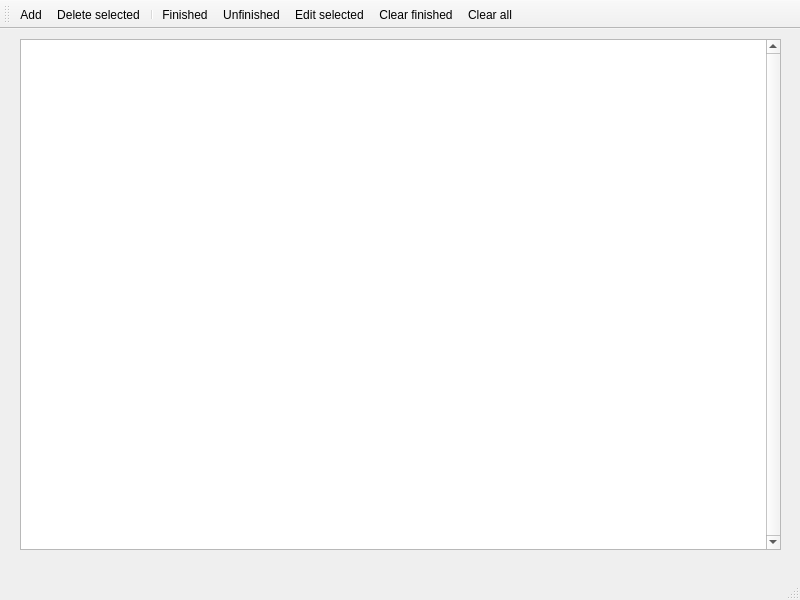
<?xml version="1.0" encoding="UTF-8"?>
<ui version="4.0">
 <class>Todolist</class>
 <widget class="QMainWindow" name="Todolist">
  <property name="geometry">
   <rect>
    <x>0</x>
    <y>0</y>
    <width>800</width>
    <height>600</height>
   </rect>
  </property>
  <property name="windowTitle">
   <string>Todolist</string>
  </property>
  <widget class="QWidget" name="centralwidget">
   <widget class="QTableWidget" name="tableWidget">
    <property name="enabled">
     <bool>true</bool>
    </property>
    <property name="geometry">
     <rect>
      <x>20</x>
      <y>10</y>
      <width>761</width>
      <height>511</height>
     </rect>
    </property>
    <property name="sizePolicy">
     <sizepolicy hsizetype="Expanding" vsizetype="Expanding">
      <horstretch>0</horstretch>
      <verstretch>0</verstretch>
     </sizepolicy>
    </property>
    <property name="sizeIncrement">
     <size>
      <width>0</width>
      <height>0</height>
     </size>
    </property>
    <property name="verticalScrollBarPolicy">
     <enum>Qt::ScrollBarAlwaysOn</enum>
    </property>
    <property name="sizeAdjustPolicy">
     <enum>QAbstractScrollArea::AdjustToContents</enum>
    </property>
   </widget>
  </widget>
  <widget class="QStatusBar" name="statusbar"/>
  <widget class="QToolBar" name="toolBar">
   <property name="windowTitle">
    <string>toolBar</string>
   </property>
   <property name="whatsThis">
    <string>set current todo unfinished</string>
   </property>
   <attribute name="toolBarArea">
    <enum>TopToolBarArea</enum>
   </attribute>
   <attribute name="toolBarBreak">
    <bool>false</bool>
   </attribute>
   <addaction name="actionadd"/>
   <addaction name="actiondelete_cur"/>
   <addaction name="separator"/>
   <addaction name="actionfinished"/>
   <addaction name="actionunfinished"/>
   <addaction name="actionedit"/>
   <addaction name="actionClear_finished"/>
   <addaction name="actionclear"/>
  </widget>
  <action name="actionadd">
   <property name="icon">
    <iconset resource="resource.qrc">
     <normaloff>:/images/images/add.png</normaloff>:/images/images/add.png</iconset>
   </property>
   <property name="text">
    <string>add</string>
   </property>
   <property name="iconText">
    <string>Add</string>
   </property>
   <property name="whatsThis">
    <string>Add new ToDo</string>
   </property>
  </action>
  <action name="actionfinished">
   <property name="icon">
    <iconset resource="resource.qrc">
     <normaloff>:/images/images/finished.png</normaloff>:/images/images/finished.png</iconset>
   </property>
   <property name="text">
    <string>finished</string>
   </property>
   <property name="iconText">
    <string>Finished</string>
   </property>
   <property name="whatsThis">
    <string>Set current Todo finished</string>
   </property>
  </action>
  <action name="actionunfinished">
   <property name="icon">
    <iconset resource="resource.qrc">
     <normaloff>:/images/images/delete.png</normaloff>:/images/images/delete.png</iconset>
   </property>
   <property name="text">
    <string>unfinished</string>
   </property>
   <property name="iconText">
    <string>Unfinished</string>
   </property>
   <property name="whatsThis">
    <string>Set current Todo unfinished</string>
   </property>
  </action>
  <action name="actiondelete_cur">
   <property name="icon">
    <iconset resource="resource.qrc">
     <normaloff>:/images/images/minus.png</normaloff>:/images/images/minus.png</iconset>
   </property>
   <property name="text">
    <string>delete_cur</string>
   </property>
   <property name="iconText">
    <string>Delete selected</string>
   </property>
   <property name="whatsThis">
    <string>Delete current Todo</string>
   </property>
  </action>
  <action name="actionclear">
   <property name="icon">
    <iconset resource="resource.qrc">
     <normaloff>:/images/images/delete_all.png</normaloff>:/images/images/delete_all.png</iconset>
   </property>
   <property name="text">
    <string>clear</string>
   </property>
   <property name="iconText">
    <string>Clear all</string>
   </property>
  </action>
  <action name="actionedit">
   <property name="icon">
    <iconset resource="resource.qrc">
     <normaloff>:/images/images/edit.png</normaloff>:/images/images/edit.png</iconset>
   </property>
   <property name="text">
    <string>edit</string>
   </property>
   <property name="iconText">
    <string>Edit selected</string>
   </property>
   <property name="whatsThis">
    <string>Edit current Todo</string>
   </property>
  </action>
  <action name="actionClear_finished">
   <property name="icon">
    <iconset resource="resource.qrc">
     <normaloff>:/images/images/clear.png</normaloff>:/images/images/clear.png</iconset>
   </property>
   <property name="text">
    <string>Clear finished</string>
   </property>
  </action>
 </widget>
 <resources>
  <include location="resource.qrc"/>
 </resources>
 <connections/>
</ui>
